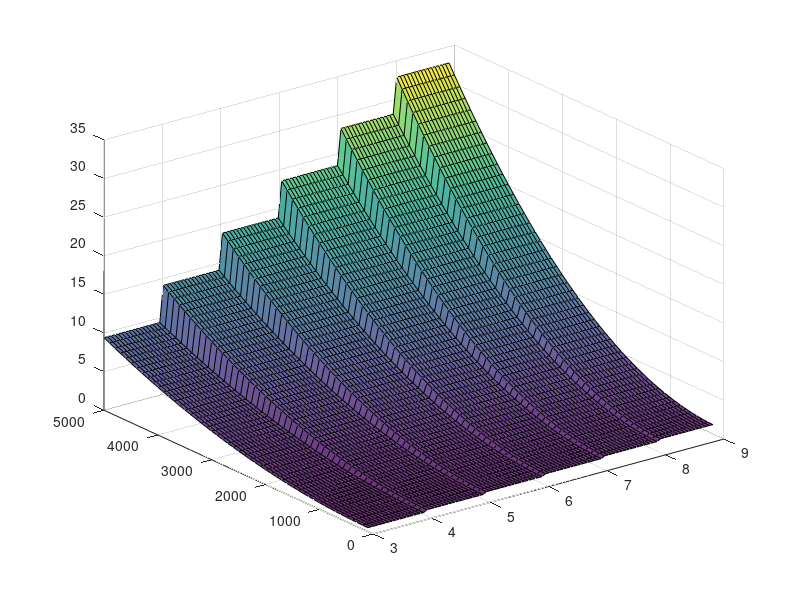

Recreate this plot in MATLAB. (Note: this script raises an error after producing the figure.)
% Parameters
P_TLV   = 248e-9;       % TLV comparator power [W]
Rds_on  = 178e-3;       % On-resistance of SIP [Ohm]
P_AND4  = 231e-9;        % Power per group of 4 AND gates [W]
P_NAND4 = 231e-9;        % Power per group of 4 NAND gates [W]

% Sweep ranges
n_vals = linspace(3,8.9,100);                         % number of inputs
n_vals_disc = 3:8.9;
%I_vals = logspace(-4, -2, 200);       % current from 100 uA to 10 mA, finer grid
I_vals = linspace(100e-6, 5e-3, 50);

% Create meshgrid
[N, I] = meshgrid(n_vals, I_vals);
[N_disc, I_disc] = meshgrid(n_vals_disc, I_vals);

%% Configuration A: SIP + TLV
P_SIP = (I.^2) * Rds_on;                       % power per SIP
P_SIP_disc = (I_disc.^2) * Rds_on;
P_tot_A = (floor(N) - 1) .* (P_TLV + P_SIP);          % total power
P_tot_A_disc = (N_disc - 1) .* (P_TLV + P_SIP_disc);

%% Configuration B: SIP + TLV + Logic
logic_groups = ones(size(N));     % inizializzi tutto a 1
logic_groups(N >= 4) = 2;         % per N >= 4 assegni 2
logic_groups_disc = ceil(N_disc ./ 4);
P_logic = logic_groups .* (P_AND4 + P_NAND4);  % total logic contribution
P_logic_disc = logic_groups_disc .* (P_AND4 + P_NAND4);
P_tot_B = floor(N) .* P_TLV + P_logic + P_SIP;        % total power
P_tot_B_disc = N_disc .* P_TLV + P_logic_disc + P_SIP_disc;

%% Figure 1: Configuration A
figure;
hA = surf(N, I*1e6, P_tot_A*1e6, 'FaceAlpha',0.8, 'EdgeColor','k');
%shading flat;
colormap('parula');
xlabel('Number of Inputs (n)');
ylabel('Input Current I [\muA]');
zlabel('Power Dissipation [\muW]');
title('Configuration A: SIP + TLV');
legend(hA,'Config A (SIP+TLV)','Location','best');
grid on; view(45,30);
xticks(3:1:8)   % Mostra solo 3,4,5,6,7,8

%% Figure 2: Configuration B
figure;
hB = surf(N, I*1e6, P_tot_B*1e6, 'FaceAlpha',0.8, 'EdgeColor','k');
%shading flat;
colormap('default');
xlabel('Number of Inputs (n)');
ylabel('Input Current I [\muA]');
zlabel('Power Dissipation [\muW]');
title('Configuration B: SIP + TLV + Logic');
legend(hB,'Config B (SIP+TLV+Logic)','Location','best');
grid on; view(45,30);
xticks(3:1:8)   % Mostra solo 3,4,5,6,7,8


%% Figure 3: Surfaces con gradiente colorato corretto (n discreto)
figure; hold on;

% Normalizziamo i valori tra 0 e 1
C_A = (P_tot_A - min(P_tot_A(:))) / (max(P_tot_A(:)) - min(P_tot_A(:)));
C_B = (P_tot_B - min(P_tot_B(:))) / (max(P_tot_B(:)) - min(P_tot_B(:)));

% Config A: celeste chiaro -> blu intenso
RGB_A = cat(3, 0.4 + 0.1*C_A, 0.8 - 0.3*C_A, 1 - 0.2*C_A);  

% Config B: giallo chiaro -> rosso intenso
RGB_B = cat(3, ones(size(C_B)), 1 - 0.5*C_B, 0.2 + 0.8*C_B);  

% Plot superfici
hA = surf(N, I*1e6, P_tot_A*1e6, RGB_A, ...
          'FaceAlpha',0.6, 'EdgeColor','none', 'FaceColor','interp');
hB = surf(N, I*1e6, P_tot_B*1e6, RGB_B, ...
          'FaceAlpha',0.6, 'EdgeColor','none', 'FaceColor','interp');

% Intersection points
hInt = [];
for ni = 1:length(n_vals)
    diffP = (P_tot_A(:,ni) - P_tot_B(:,ni));
    sign_change_idx = find(diffP(1:end-1).*diffP(2:end) < 0);
    for k = sign_change_idx'
        I_int = (I(k,ni) + I(k+1,ni)) / 2;
        P_int = (P_tot_A(k,ni)+P_tot_A(k+1,ni) + P_tot_B(k,ni)+P_tot_B(k+1,ni))/4;
        hInt = scatter3(n_vals(ni), I_int*1e6, P_int*1e6, 10, 'k', 'filled');
    end
end

xticks(3:1:8)   % Mostra solo 3,4,5,6,7,8
xlabel('Number of Inputs (n)');
ylabel('Input Current I [\muA]');
zlabel('Power Dissipation [\muW]');
title('Comparison and Intersection of Configurations A and B');

% Legenda
legend([hA, hB, hInt], ...
       {'Config A (SIP+TLV)','Config B (SIP+TLV+Logic)','Intersection'}, ...
       'Location','best');

grid on; view(45,30);
hold off;


%% calcolo interserioni
P_TLV   = 248e-9;
Rds_on  = 178e-3;
P_AND4  = 231e-9;
P_NAND4 = 231e-9;
P_logic_unit = P_AND4 + P_NAND4;

n = 3:8;
I_vals = zeros(size(n));
for k = 1:length(n)
    if n(k) == 3
        logic_groups = 1;
    else
        logic_groups = 2;
    end
    P_logic = logic_groups * P_logic_unit;
    I_vals(k) = sqrt( (P_TLV + P_logic) / ((n(k)-2)*Rds_on) );
end

table(n.', I_vals.', I_vals.'*1e3, I_vals.'*1e6, ...
      'VariableNames', {'n','I_A','I_mA','I_uA'})


